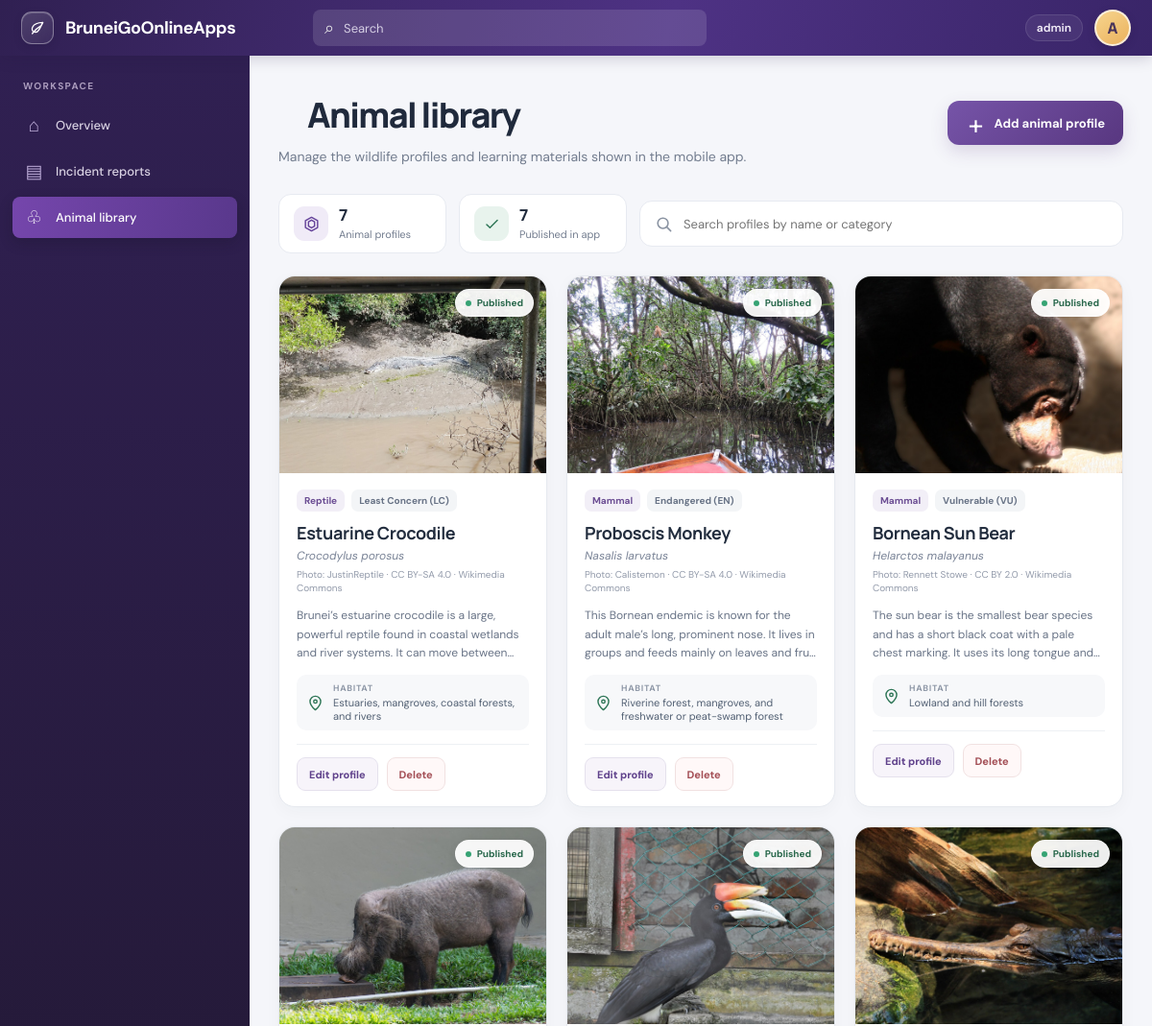
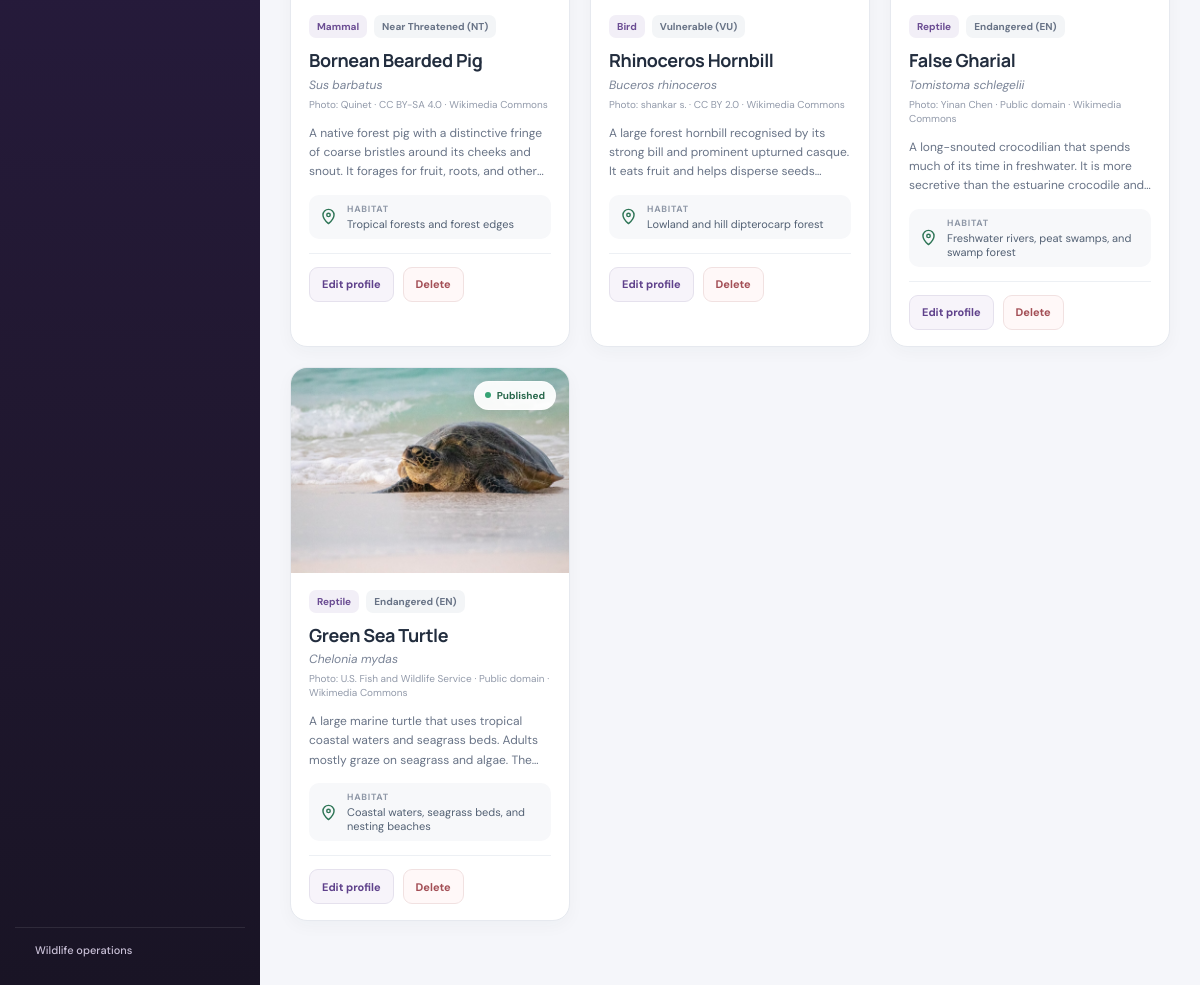
The app's page /admin/animals.php (signed in) with its own data (2 pictures, top to bottom).
### tables this page shows
CREATE TABLE IF NOT EXISTS `animals` (
  `id` INT UNSIGNED NOT NULL AUTO_INCREMENT,
  `name` VARCHAR(120) NOT NULL,
  `scientific_name` VARCHAR(160) DEFAULT NULL,
  `category` VARCHAR(80) DEFAULT NULL,
  `description` TEXT NOT NULL,
  `conservation_status` VARCHAR(80) DEFAULT NULL,
  `habitat` VARCHAR(255) DEFAULT NULL,
  `image_path` VARCHAR(255) DEFAULT NULL,
  `image_credit` VARCHAR(255) DEFAULT NULL,
  `poster_path` VARCHAR(255) DEFAULT NULL,
  `is_published` TINYINT(1) NOT NULL DEFAULT 1,
  `created_at` TIMESTAMP NOT NULL DEFAULT CURRENT_TIMESTAMP,
  `updated_at` TIMESTAMP NOT NULL DEFAULT CURRENT_TIMESTAMP ON UPDATE CURRENT_TIMESTAMP,
  PRIMARY KEY (`id`),
  KEY `animals_name_idx` (`name`),
  KEY `animals_published_idx` (`is_published`)
);

### admin/animals.php (the view, shortened to what this page needs)
<?php
require_once '../wildlife_api/Database/connectionDB.php';
$connection->set_charset('utf8mb4');
$connection->query("CREATE TABLE IF NOT EXISTS animals (id INT UNSIGNED AUTO_INCREMENT PRIMARY KEY, name VARCHAR(120) NOT NULL, scientific_name VARCHAR(160) NULL, category VARCHAR(80) NULL, description TEXT NOT NULL, conservation_status VARCHAR(80) NULL, habitat VARCHAR(255) NULL, image_path VARCHAR(255) NULL, image_credit VARCHAR(255) NULL, poster_path VARCHAR(255) NULL, is_published TINYINT(1) NOT NULL DEFAULT 1, created_at TIMESTAMP DEFAULT CURRENT_TIMESTAMP, updated_at TIMESTAMP DEFAULT CURRENT_TIMESTAMP ON UPDATE CURRENT_TIMESTAMP)");
$animals=$connection->query('SELECT * FROM animals ORDER BY updated_at DESC')->fetch_all(MYSQLI_ASSOC);
function h($v){return htmlspecialchars((string)$v, ENT_QUOTES, 'UTF-8');}
?>
<!doctype html>
<html lang="en">
<head>
    <link rel="stylesheet" href="admin.css">
    <link rel="stylesheet" href="crm.css?v=typography-unified-29">
    <link rel="stylesheet" href="animal-library.css?v=library-gutter-19">
</head>
<body>
<div class="container">
    <?php include 'sidebar.php'; ?>
    <main class="main-content animal-library-page">
        <header class="animal-page-header">
            <div>
                <h1>Animal library</h1>
                <p>Manage the wildlife profiles and learning materials shown in the mobile app.</p>
            </div>
            <button class="animal-primary-button" type="button" data-open-animal-form>
                <span class="animal-add-icon" aria-hidden="true">+</span> Add animal profile
            </button>
        </header>
        <section class="animal-library-summary" aria-label="Library summary">
            <div><span class="summary-icon" aria-hidden="true"><svg viewBox="0 0 24 24"><path d="M4 7.5 12 3l8 4.5v9L12 21l-8-4.5z"/><path d="m8 9 4-2.3L16 9v5.8L12 17l-4-2.2z"/></svg></span><span><strong><?=count($animals)?></strong><small>Animal profiles</small></span></div>
            <div><span class="summary-icon summary-icon-green" aria-hidden="true"><svg viewBox="0 0 24 24"><path d="m5 12.5 4.3 4.2L19 7"/></svg></span><span><strong><?=count(array_filter($animals, static fn($animal)=>(int)$animal['is_published']===1))?></strong><small>Published in app</small></span></div>
            <label class="animal-search"><svg aria-hidden="true" viewBox="0 0 24 24"><circle cx="10.8" cy="10.8" r="6.8"/><path d="m16 16 5 5"/></svg><input id="animalSearch" type="search" value="<?=h($_GET['q'] ?? '')?>" placeholder="Search profiles by name or category" aria-label="Search animal profiles"></label>
        </section>
        <?php if(!$animals): ?>
            <section class="animal-empty-state"><div aria-hidden="true"><svg viewBox="0 0 24 24"><path d="M12 3v18M3 12h18M5.6 5.6l12.8 12.8m0-12.8L5.6 18.4"/></svg></div><h2>Your wildlife library starts here</h2><p>Add your first species profile to make it available to mobile app users.</p><button class="animal-primary-button" type="button" data-open-animal-form>Add the first profile</button></section>
        <?php else: ?>
            <section class="animal-profile-grid" id="animalProfileGrid" aria-label="Animal profiles">
                <?php foreach($animals as $animal): $searchText=strtolower($animal['name'].' '.($animal['category']??'').' '.($animal['scientific_name']??'')); ?>
                    <article class="animal-profile-card" data-search="<?=h($searchText)?>">
                        <div class="animal-profile-image">
                            <?php if($animal['image_path']): ?><img src="<?=h(preg_match('~^https?://~i', $animal['image_path']) ? $animal['image_path'] : '../wildlife_api/'.$animal['image_path'])?>" alt="<?=h($animal['name'])?>" loading="lazy"><?php else: ?><div class="animal-image-placeholder"><span aria-hidden="true"><svg viewBox="0 0 24 24"><path d="M12 3v18M3 12h18M5.6 5.6l12.8 12.8m0-12.8L5.6 18.4"/></svg></span><small>No profile photo</small></div><?php endif; ?>
                            <span class="animal-publish-badge <?=$animal['is_published']?'is-published':'is-draft'?>"><i></i><?=$animal['is_published']?'Published':'Draft'?></span>
                        </div>
                        <div class="animal-profile-content">
                            <div class="animal-profile-meta"><span><?=h($animal['category']?:'Wildlife')?></span><span><?=h($animal['conservation_status']?:'Status not set')?></span></div>
                            <h2><?=h($animal['name'])?></h2>
                            <?php if($animal['scientific_name']): ?><p class="animal-scientific-name"><?=h($animal['scientific_name'])?></p><?php endif; ?>
                            <?php if(!empty($animal['image_credit'])): ?><p class="animal-image-credit">Photo: <?=h($animal['image_credit'])?></p><?php endif; ?>
                            <p class="animal-description"><?=h($animal['description'])?></p>
                            <?php if($animal['habitat']): ?><div class="animal-habitat"><svg aria-hidden="true" viewBox="0 0 24 24"><path d="M19 10c0 5-7 11-7 11S5 15 5 10a7 7 0 1 1 14 0Z"/><circle cx="12" cy="10" r="2.2"/></svg><span><small>Habitat</small><?=h($animal['habitat'])?></span></div><?php endif; ?>
                            <div class="animal-card-actions">
                                <a class="animal-edit-button" href="?edit=<?=(int)$animal['id']?>">Edit profile</a>
                                <form method="post" onsubmit="return confirm('Delete this animal profile? This cannot be undone.')"><input type="hidden" name="id" value="<?=(int)$animal['id']?>"><button class="animal-delete-button" name="delete" value="1" type="submit" aria-label="Delete <?=h($animal['name'])?>">Delete</button></form>
                            </div>
                        </div>
                    </article>
                <?php endforeach; ?>
            </section>
        <?php endif; ?>
    </main>
</div>
</body>
</html>

### admin/sidebar.php (shortened to what this page needs)
<header class="crm-topbar">
    <a class="crm-brand" href="dashboard.php" aria-label="BruneiGoOnlineApps admin home">
        <span class="brand-mark" aria-hidden="true"><svg viewBox="0 0 24 24"><path d="M19.5 4.5C12.8 4.6 7.3 6.7 5.2 11c-1.2 2.5-.4 5.4 1.8 6.5 2.6 1.2 5.4-.1 7.1-2.8 2.1-3.3 3.7-6.8 5.4-10.2Z"/><path d="M4.8 20c3.1-4.4 6.7-7.6 11.5-10.4"/></svg></span>
        <span class="brand-name">BruneiGoOnlineApps</span>
    </a>
    <form class="top-search" action="search.php" method="get"><span>⌕</span><input type="search" name="q" value="<?=htmlspecialchars($_GET['q'] ?? '', ENT_QUOTES, 'UTF-8')?>" placeholder="Search" aria-label="Search"></form>
    <?php $username = $_SESSION['username'] ?? 'Admin'; ?>
    <div class="topbar-right">
        <span class="topbar-context"><?=htmlspecialchars($username, ENT_QUOTES, 'UTF-8')?></span>
        <div class="admin-profile-menu">
            <button class="topbar-avatar" id="adminProfileButton" type="button" aria-label="Open admin account menu" aria-haspopup="true" aria-expanded="false" aria-controls="adminProfilePopover">
                <?=htmlspecialchars(strtoupper(substr($username, 0, 1)), ENT_QUOTES, 'UTF-8')?>
            </button>
        </div>
    </div>
</header>
<aside class="sidebar">
    <div class="sidebar-label">WORKSPACE</div>
    <nav class="crm-nav">
        <a class="nav-item <?=basename($_SERVER['PHP_SELF'])==='dashboard.php'?'active':''?>" href="dashboard.php"><span class="nav-icon">⌂</span><span>Overview</span></a>
        <a class="nav-item <?=basename($_SERVER['PHP_SELF'])==='manageuser.php'?'active':''?>" href="manageuser.php"><span class="nav-icon">▤</span><span>Incident reports</span></a>
        <a class="nav-item <?=basename($_SERVER['PHP_SELF'])==='animals.php'?'active':''?>" href="animals.php"><span class="nav-icon">♧</span><span>Animal library</span></a>
    </nav>
    <div class="sidebar-foot"><div class="workspace-badge"><span class="online-dot"></span><span>Wildlife operations</span></div></div>
</aside>

### admin/admin.css (style rules this page uses)
* { font-family: sans-serif; margin: 0; padding: 0; box-sizing: border-box; }
html, body { height: 100%; overflow-x: hidden; }
.container { display: flex; min-height: 100vh; align-items: stretch; }
.sidebar { background-color: #000000; width: 260px; min-height: 100vh; padding: 24px; display: flex; box-sizing: border-box; flex-direction: column; flex-shrink: 0; position: sticky; top: 0; height: 100vh; transition: all ease-in 0.5s; z-index: 100; }
.main-content { background-color: white; flex: 1; min-width: 0; overflow-x: hidden; overflow-y: auto; padding-bottom: 20px; margin-left: 0; }
.sidebar a { text-decoration: none; }
.main-content h1 { color: black; padding-top: 15px; padding-left: 30px; }
h1 { margin-top: 50px; margin-left: 20px; }

### records on screen
animals: image_path (picture), is_published "Published", category "Reptile", conservation_status "Least Concern (LC)", name "Estuarine Crocodile", scientific_name "Crocodylus porosus", image_credit "JustinReptile · CC BY-SA 4.0 · Wikimedia Commons", description "Brunei’s estuarine crocodile is a large, powerful reptile found in coastal wetlands and river systems. It can move…", habitat "Estuaries, mangroves, coastal forests, and rivers"
animals: image_path (picture), is_published "Published", category "Mammal", conservation_status "Endangered (EN)", name "Proboscis Monkey", scientific_name "Nasalis larvatus", image_credit "Calistemon · CC BY-SA 4.0 · Wikimedia Commons", description "This Bornean endemic is known for the adult male’s long, prominent nose. It lives in groups and feeds mainly on leaves and…", habitat "Riverine forest, mangroves, and freshwater or peat-swamp forest"
animals: image_path (picture), is_published "Published", category "Mammal", conservation_status "Vulnerable (VU)", name "Bornean Sun Bear", scientific_name "Helarctos malayanus", image_credit "Rennett Stowe · CC BY 2.0 · Wikimedia Commons", description "The sun bear is the smallest bear species and has a short black coat with a pale chest marking. It uses its long tongue…", habitat "Lowland and hill forests"
animals: image_path (picture), is_published "Published", category "Mammal", conservation_status "Near Threatened (NT)", name "Bornean Bearded Pig", scientific_name "Sus barbatus", image_credit "Quinet · CC BY-SA 4.0 · Wikimedia Commons", description "A native forest pig with a distinctive fringe of coarse bristles around its cheeks and snout. It forages for fruit, roots, and…", habitat "Tropical forests and forest edges"
animals: image_path (picture), is_published "Published", category "Bird", conservation_status "Vulnerable (VU)", name "Rhinoceros Hornbill", scientific_name "Buceros rhinoceros", image_credit "shankar s. · CC BY 2.0 · Wikimedia Commons", description "A large forest hornbill recognised by its strong bill and prominent upturned casque. It eats fruit and helps disperse…", habitat "Lowland and hill dipterocarp forest"
animals: image_path (picture), is_published "Published", category "Reptile", conservation_status "Endangered (EN)", name "False Gharial", scientific_name "Tomistoma schlegelii", image_credit "Yinan Chen · Public domain · Wikimedia Commons", description "A long-snouted crocodilian that spends much of its time in freshwater. It is more secretive than the estuarine crocodile…", habitat "Freshwater rivers, peat swamps, and swamp forest"
animals: image_path (picture), is_published "Published", category "Reptile", conservation_status "Endangered (EN)", name "Green Sea Turtle", scientific_name "Chelonia mydas", image_credit "U.S. Fish and Wildlife Service · Public domain · Wikimedia Commons", description "A large marine turtle that uses tropical coastal waters and seagrass beds. Adults mostly graze on seagrass and algae.…", habitat "Coastal waters, seagrass beds, and nesting beaches"

### other values on screen
$username "admin"
substr($username, 0, 1) "A"
count($animals) "7"
